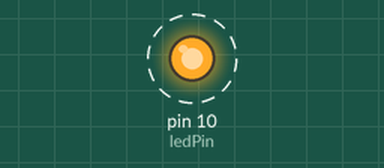
Recording of a sketch running on a simulated Arduino Uno, built with avr-gcc and run on an emulated ATmega328P. Shown: output pins drawn as LEDs (lit = HIGH). Dashed ring = blinking.

Above: at 0.05 s.
Timing chart, 0 to 3.0 s (numbered marks = the images above):
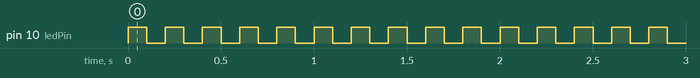

Measured:
- by itself, pin 10 (ledPin): alternates HIGH for 0.10 s and LOW for 0.10 s

The sketch:

02_Blink.ino
```cpp
int ledPin = 10; // define digital pin 10.
void setup()
{
  pinMode(ledPin, OUTPUT);// define pin with LED connected as output.
}
void loop()
{
  digitalWrite(ledPin, HIGH); // set the LED on.
  delay(100); // wait for a second.
  digitalWrite(ledPin, LOW); // set the LED off.
  delay(100); // wait for a second
}
```
